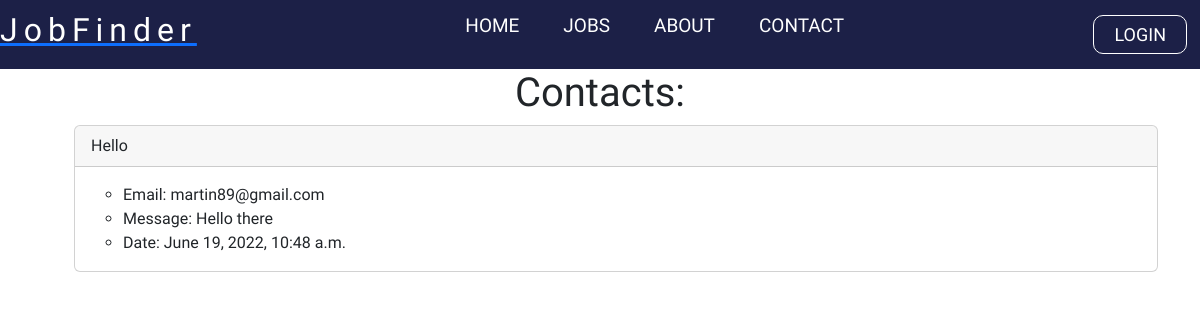
Screenshot of /contact_list with the database file from the repository.
### backend/models.py (models this page shows, shortened)
class Contact(models.Model):
    email = models.EmailField(null=True, blank=True)
    title = models.CharField(max_length=500, null=True, blank=True)
    message = models.TextField(null=True, blank=True)
    date = models.DateTimeField(auto_now_add=True, null=True)

### backend/views.py (the view)
# urls.py: path('contact_list', views.contact_list, name='contact_list'),
def contact_list(request):
    contact_list = Contact.objects.all().order_by('-date')
    return render(request, 'backend/contact_list.html', {'contact_list': contact_list})

### templates/backend/contact_list.html (shortened to what this page needs)
{% load static %}
{% include 'navbar.html'%}
<div class="container">
{% block content %}
<center><h1>Contacts:</h1></center>
<ul>
{% for contact in contact_list %}
<div class="card">
    <div class="card-header">
        {{contact.title}}
    </div>
    <div class="card-body">
        <ul>
      <li>Email: {{contact.email}}</li>
      <li>Message: {{contact.message}}</li>
      <li>Date: {{contact.date}}</li>
    </div>
  </div>
<br>
{% endfor %}
</ul>
{% endblock %}
<link href="https://cdn.jsdelivr.net/npm/bootstrap@5.2.0-beta1/dist/css/bootstrap.min.css" rel="stylesheet">
</div>

### static/styles/navbar.css (style rules this page uses)
* { margin: 0; padding: 0; font-family: 'Koulen', cursive; }
body { background-color: rgb(255, 255, 255); }

### rows the page displays
Contact: title "Hello", email "martin89@gmail.com", message "Hello there", date "June 19, 2022, 10:48 a.m."
